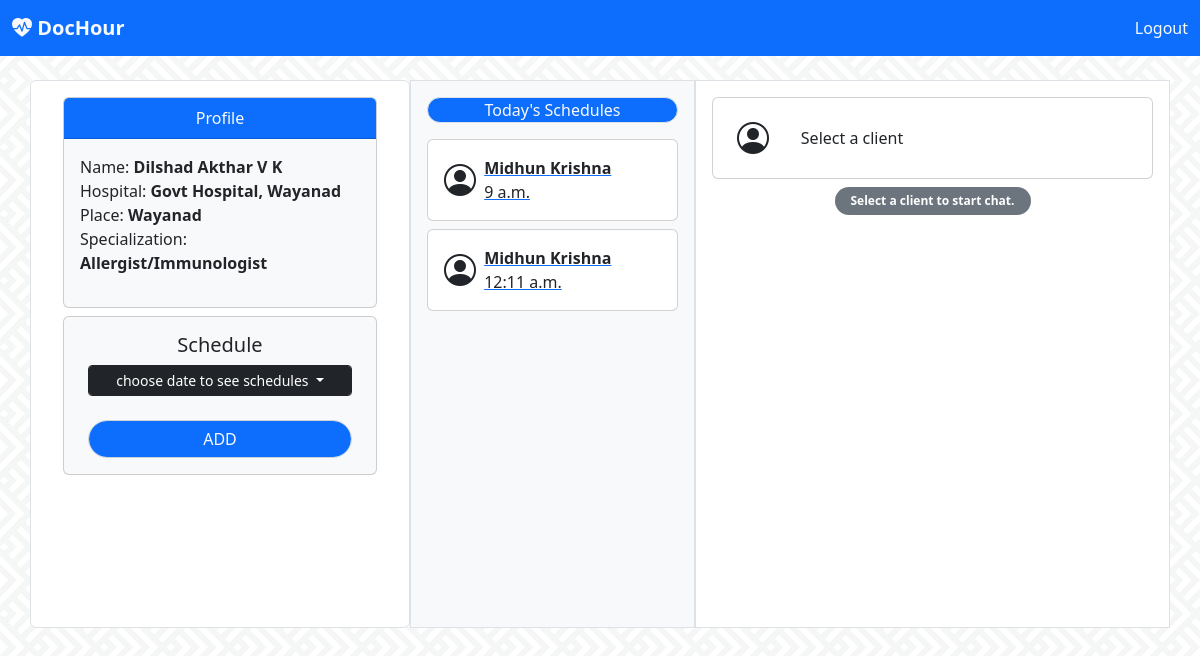
The page /doctor/doc_home/ (signed in) on the database its author committed.
### doctor/models.py (models this page shows, shortened)
class Doctor(models.Model):
    user = models.OneToOneField(User, on_delete=models.CASCADE)
    hospital = models.CharField(max_length=120)
    location = models.CharField(max_length=100)
    specialization = models.ForeignKey(Specialization, on_delete=models.CASCADE)

class Specialization(models.Model):
    spec = models.CharField(max_length=200)
    def __str__(self) -> str:
        return self.spec

class Schedule(models.Model):
    doc = models.ForeignKey(Doctor, on_delete=models.CASCADE)
    date = models.DateField()
    start_time = models.TimeField()
    taken = models.ForeignKey(Client, related_name='taken', on_delete=models.CASCADE, null=True, blank=True)
    confirmed = models.BooleanField(default=False)
    cancelled = models.ForeignKey(Client, related_name='cancelled', on_delete=models.CASCADE, null=True, blank=True)

### client/models.py (models this page shows, shortened)
class Client(models.Model):
    user = models.OneToOneField(User, on_delete=models.CASCADE)
    place = models.CharField(max_length=100)
    age = models.IntegerField()
    health_history = models.CharField(max_length=250)

### doctor/views.py (the view)
# urls.py: url(r'doc_home/', views.doc_home, name='doc_home'),
def doc_home(request):
    doc = Doctor.objects.get(user=request.user)
    schedule = Schedule.objects.filter(doc=doc)
    dates = sorted(set([sc.date for sc in schedule]))
    today = Schedule.objects.filter(doc=doc, date=dt.today())
    return render(request,'doctor/doc-home.html', context={'doc':doc, 'dates':dates, 'today':today})

### templates/doctor/doc-home.html (shortened to what this page needs)
<!doctype html>
<html lang="en">
  <head>
    <link rel="stylesheet" href="https://cdn.jsdelivr.net/npm/bootstrap-icons@1.10.2/font/bootstrap-icons.css">
    <link href="https://cdn.jsdelivr.net/npm/bootstrap@5.2.3/dist/css/bootstrap.min.css" rel="stylesheet">
  </head>
  <body style="background-image: url('../../../static/images/bg.webp');background-repeat: repeat; background-position: center; ">
    <nav class="navbar navbar-expand-lg fixed-top bg-primary">
        <div class="container-fluid">
          <div class="collapse navbar-collapse" id="navbarTogglerDemo01">
            <a class="navbar-brand" href="#"><b class="bi bi-heart-pulse-fill text-light">
                DocHour</b></a>
            <div>
                    <a class="nav-link active text-light" aria-current="page" href="{% url 'doctor:user_logout' %}">Logout</a>
            </div>
          </div>
        </div>
      </nav>
      <nav class="navbar bg-light">
        <div class="container-fluid">
          <a class="navbar-brand" href="#">
            <b class="bi bi-heart-pulse-fill text-danger">
            DocHour</b>
          </a>
        </div>
      </nav>
      <br>
      <div class="container">
      <div class="row">
        <div class="col-sm-4  border mx-auto px-4 py-2 text-center rounded bg-white" >
            <div class="card m-2 bg-light">
              <div class="card-header bg-primary text-light">Profile</div>
            <p class="text-start p-3">
            Name: <b>{{doc.user.first_name}} {{doc.user.last_name}}</b><br>
            Hospital: <b>{{doc.hospital}} </b><br>
            Place: <b>{{doc.location}} </b><br>
            Specialization: <b>{{doc.specialization}}</b></p>
            </div>
            <div class="card m-2 px-2 bg-light">
                <div class="card-body">
                  <h5 class="card-title">Schedule</h5>
                  <div class="dropdown">
                    <button class="dropdown-toggle btn btn-sm btn-dark form-control" type="button" data-bs-toggle="dropdown" aria-expanded="false">
                      {% if date %} {{date}} {% else%} choose date to see schedules{% endif %}
                    </button>
                  </div>
                  <ul class="list-group text-start">
                    <br>
                    <div class="gap-2" id="faker" style="display: block;">
                        <button class="form-control bg-primary text-light rounded-pill text-center text-decoration-none" onclick="addShow()">ADD</button>
                  </div>
                  </ul>
                </div>
              </div>
        </div>
        <div class="col-sm-3 bg-light p-3 border">
          <p class="text-center bg-primary rounded-pill text-light border">Today's Schedules</p>
          {% for td in today %}{% if td.confirmed %}
            <a href="{% url 'doctor:doc_home_chat' td.taken.id %}"><div class="card mb-2 text-dark">
                <div class="row  p-3">
                <div class="col-sm-2 text-center my-auto">
                    <i class="bi bi-person-circle fs-2"></i>
                </div>
                <div class="col-sm-9">
                    <b>{{td.taken.user.first_name}} {{td.taken.user.last_name}}</b><br>
                    {{td.start_time}}
                </div>
                </div>
            </div></a>{% endif %}
            {% endfor %}
        </div>
        <div class="col-sm-5 mx-auto p-3 border bg-white">
                <div class="card mb-2">
                    <div class="row  p-3">
                    <div class="col-sm-2 text-center my-auto">
                        <i class="bi bi-person-circle fs-2"></i>
                    </div>
                    <div class="col-sm-9 my-auto">
                      {% if client %}
                      <div class="row">
                        <div class="col-8">
                          <b>{{client.user.first_name}} {{client.user.last_name}}</b> <br>
                        </div>
                        <div class="col-4 my-auto">
                          <span class="badge text-bg-secondary rounded-circle fs-6"> <i class="bi bi-camera-video-fill"></i></span>
                          <span class="badge text-bg-secondary rounded-circle fs-6"> <i class="bi bi-folder-fill"></i> </span>
                        </div>
                      </div>
                      {% else %}Select a client{% endif %}
                    </div>
                    </div>
                </div>
            <div class="px-3" style="overflow-y: auto; height:400px"  id="msgboxdoc">
              {% for m in msgs %}
              {% if m.sender.is_staff %}
              <div class="dropdown text-end">
                <small><small><small>{{m.datetime}}</small></small></small><br>
                <button class="dropdown-toggle bg-dark text-light badge rounded-pill" type="button" data-bs-toggle="dropdown" aria-expanded="false">
                  {{m.message}}
                </button>
                <ul class="dropdown-menu text-center text-dark">
                  <form action="{% url 'doctor:delete_msg'%}" method="post">
                    {% csrf_token %}
                  <input type="hidden" name="msg" value="{{m.id}}">
                  <input type="hidden" name="client" value="{{client.id}}">
                  <button type="submit" class="btn"> Delete message</button>
                </form>
                </ul>
              </div>
                {% else %}
                <div class=""><small><small><small>{{m.datetime}}</small></small></small><br><span class="badge text-bg-secondary  rounded-pill px-3 py-2">{{m.message}}</span></div>
                {% endif %}
              {% empty %}
              <p class="text-center"><span class="badge rounded-pill text-bg-secondary px-3 py-2">{% if client %} No messages yet! {% else %} Select a client to start chat. {% endif %}</span></p>
              {% endfor %}
            </div>
      </div>
      </div>
  </body>
</html>

### rows shown on the page
Doctor: user.first_name "Dilshad", user.last_name "Akthar V K", hospital "Govt Hospital, Wayanad", location "Wayanad", specialization "Allergist/Immunologist"
Schedule: taken.user.first_name "Midhun", taken.user.last_name "Krishna", start_time "9 a.m."
Schedule: taken.user.first_name "Midhun", taken.user.last_name "Krishna", start_time "12:11 a.m."
